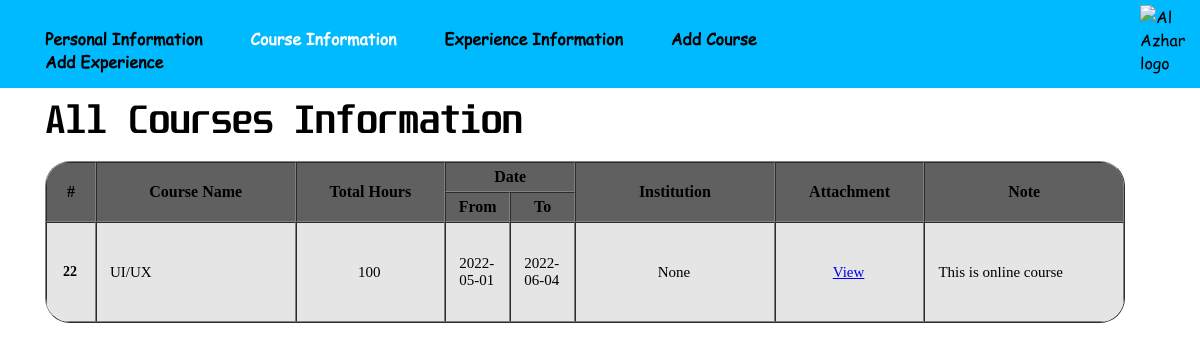
Page /PHP/ViewCourses.php on the committed database.
### tables this page shows
CREATE TABLE `courses` (
  `id` int(11) NOT NULL,
  `courseName` varchar(100) NOT NULL,
  `numberOfHours` int(4) NOT NULL,
  `startDate` date NOT NULL,
  `endDate` date NOT NULL,
  `institution` varchar(255) NOT NULL,
  `attachment` varchar(4) NOT NULL,
  `url` text NOT NULL,
  `imgUrl` text NOT NULL,
  `notes` text NOT NULL
);

### PHP/ViewCourses.php (the view, shortened to what this page needs)
<?php
$connC = mysqli_connect('localhost','root','root','cvwebsite');
$sqlSelectC = 'SELECT * FROM courses';
$resultC = mysqli_query($connC,$sqlSelectC);
$courses = mysqli_fetch_all($resultC,MYSQLI_ASSOC);
?>
<!DOCTYPE html>
<html lang="en">
<head>
    <link rel="stylesheet" href="../CSS/MyStyle.css">
</head>
<body>
    <div class="header">
        <div class="navbar">
            <div class="nav">
                <div class="list">
                    <li class="list-item "><a href="Home.php" class="link-nav ">personal information</a></li>
                    <li class="list-item "><a href="ViewCourses.php" class="link-nav current">course information</a>
                    </li>
                    <li class="list-item "><a href="ViewExperience.php" class="link-nav">experience information</a></li>
                    <li class="list-item "><a href="AddCourse.php" class="link-nav">add course</a></li>
                    <li class="list-item "><a href="AddExperience.php" class="link-nav">add experience</a></li>
                </div>
            </div>
            <div class="logo">
                <img src="../Images/azharLogo.png" alt="Al Azhar logo" id="alazharLogo" />
            </div>
        </div>
        <div class="header-content">
            <div class="header-content-item">
                <h1 id="home-heading">
                    <span class="capital">a</span>ll
                    <span class="capital">C</span>ourses
                    <span class="capital">i</span>nformation
                </h1>
                <table class="viewCoursesTable" border="1" cellspacing="0">
                    <thead class="viewCoursesTableHeading">
                        <tr class="viewCoursesTableHeading">
                            <th rowspan="2" class="cell1">#</th>
                            <th rowspan="2" class="cell2">Course Name</th>
                            <th rowspan="2" class="cell3">Total Hours</th>
                            <th colspan="2" class="cell4">Date</th>
                            <th rowspan="2" class="cell5">Institution</th>
                            <th rowspan="2" class="cell6">Attachment</th>
                            <th rowspan="2" class="cell7">Note</th>
                        </tr>
                        <tr class="viewCoursesTableHeading">
                            <th>From</th>
                            <th>To</th>
                        </tr>
                    </thead>
                    <tbody>
                    <?php foreach($courses as $course): ?>
                        <tr class="viewCoursesTableRow">
                            <td class="numTD"><?php echo htmlspecialchars($course['id']); ?></td>
                            <td class="courseNameTD"><?php echo htmlspecialchars($course['courseName']); ?></td>
                            <td class="totalHoursTD"><?php echo htmlspecialchars($course['numberOfHours']); ?></td>
                            <td class="startdateTD"><?php echo htmlspecialchars($course['startDate']); ?></td>
                            <td class="enddateTD"><?php echo htmlspecialchars($course['endDate']); ?></td>
                            <td class="institutionTD"><?php echo htmlspecialchars($course['institution']); ?></td>
                            <td class="attachmentTD"><a href="Course_View.php?id=<?php echo htmlspecialchars($course['id']); ?>">View</a></td>
                            <td class="noteTD"><?php echo htmlspecialchars($course['notes']); ?></td>
                        </tr>
                    <?php endforeach; ?>
                    </tbody>
                </table>
            </div>
        </div>
    </div>
</body>
</html>

### CSS/MyStyle.css (style rules this page uses)
* { margin: 0px; padding: 0px; box-sizing: border-box; }
.capital { text-transform: capitalize; }
body { font-family: Tahoma; }
.navbar { position: fixed; width: 100%; overflow: hidden; font-family: "Comic Sans MS"; background-color: #00BAFF; }
.nav { float: left; width: 70%; text-align: left; margin: 27px 0px 15px 45px; }
.nav .list { list-style-type: none; }
.list .list-item { display: inline-block; }
.list .link-nav { text-decoration: none; text-transform: capitalize; margin-right: 43px; font-weight: bold; color: black; }
.list .current { color: white; }
.logo { float: right; width: 60px; padding-top: 5px; }
#alazharLogo { height: 60px; }
.header-content { height: 100vh; }
.header-content-item { text-align: left; padding-top: 85px; }
#home-heading { margin-left: 45px; margin-bottom: 20px; font-family: Unispace; font-size: 34px; }
.header-content-item { padding-top: 100px; }
td { padding: 9px 15px 9px 13px; font-size: 15px; }
.viewCoursesTable { margin-left: 45px; width: 90%; border-radius: 25px; overflow: hidden; text-align: center; }
.viewCoursesTable th { height: 30px; background-color: #606060; }
.viewCoursesTable td { height: 100px; padding-top: 5px; padding-bottom: 5px; }
.viewCoursesTable .cell1 { width: 50px; }
.viewCoursesTable .cell2, .cell4, .cell5, .cell7 { width: 200px; }
.viewCoursesTable .cell3, .cell6 { width: 150px; }
.viewCoursesTableRow { font-size: 13px; }
.viewCoursesTable .courseNameTD, .noteTD { text-align: left; }
.viewCoursesTableRow:nth-child(odd) { background-color: #E5E5E5; }
.numTD { font-weight: bold; font-size: 14px; }

### rows in the picture
courses: id "22", courseName "UI/UX", numberOfHours "100", startDate "2022-05-01", endDate "2022-06-04", institution "None", notes "This is online course"
